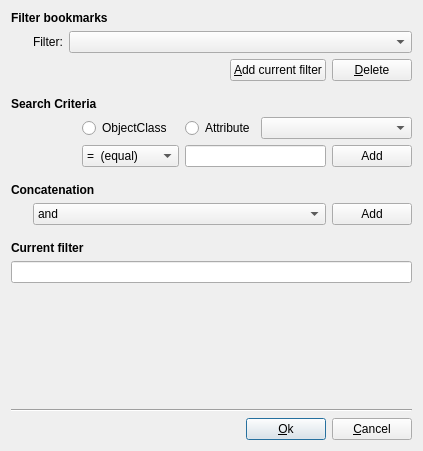
<ui version="4.0" >
 <author>Wido Depping</author>
 <comment>###########################################################################
#    Copyright (C) 2003 by Wido Depping                                      
#    &lt;wido.depping@tu-clausthal.de>                                                             
#
# Copyright: See COPYING file that comes with this distribution
#
###########################################################################
</comment>
 <class>FilterWizardDesign</class>
 <widget class="QDialog" name="FilterWizardDesign" >
  <property name="geometry" >
   <rect>
    <x>0</x>
    <y>0</y>
    <width>423</width>
    <height>451</height>
   </rect>
  </property>
  <property name="sizePolicy" >
   <sizepolicy vsizetype="Preferred" hsizetype="Preferred" >
    <horstretch>0</horstretch>
    <verstretch>0</verstretch>
   </sizepolicy>
  </property>
  <property name="windowTitle" >
   <string>Search Filter Wizard</string>
  </property>
  <layout class="QVBoxLayout" >
   <item>
    <layout class="QGridLayout" >
     <item row="2" column="4" >
      <widget class="QPushButton" name="delBookmarkButton" >
       <property name="sizePolicy" >
        <sizepolicy vsizetype="Fixed" hsizetype="Fixed" >
         <horstretch>0</horstretch>
         <verstretch>0</verstretch>
        </sizepolicy>
       </property>
       <property name="text" >
        <string>&amp;Delete</string>
       </property>
       <property name="shortcut" >
        <string>Alt+D</string>
       </property>
      </widget>
     </item>
     <item row="2" column="1" colspan="2" >
      <spacer>
       <property name="orientation" >
        <enum>Qt::Horizontal</enum>
       </property>
       <property name="sizeType" >
        <enum>QSizePolicy::Expanding</enum>
       </property>
       <property name="sizeHint" >
        <size>
         <width>128</width>
         <height>21</height>
        </size>
       </property>
      </spacer>
     </item>
     <item row="1" column="2" colspan="3" >
      <widget class="QComboBox" name="bookmarkBox" />
     </item>
     <item row="1" column="0" >
      <spacer>
       <property name="orientation" >
        <enum>Qt::Horizontal</enum>
       </property>
       <property name="sizeType" >
        <enum>QSizePolicy::Fixed</enum>
       </property>
       <property name="sizeHint" >
        <size>
         <width>16</width>
         <height>16</height>
        </size>
       </property>
      </spacer>
     </item>
     <item row="2" column="3" >
      <widget class="QPushButton" name="addBookmarkButton" >
       <property name="sizePolicy" >
        <sizepolicy vsizetype="Fixed" hsizetype="Fixed" >
         <horstretch>0</horstretch>
         <verstretch>0</verstretch>
        </sizepolicy>
       </property>
       <property name="text" >
        <string>&amp;Add current filter</string>
       </property>
       <property name="shortcut" >
        <string>Alt+A</string>
       </property>
      </widget>
     </item>
     <item row="0" column="0" colspan="5" >
      <widget class="QLabel" name="textLabel2" >
       <property name="text" >
        <string>&lt;b>Filter bookmarks&lt;/b></string>
       </property>
       <property name="alignment" >
        <set>Qt::AlignVCenter</set>
       </property>
       <property name="wordWrap" >
        <bool>false</bool>
       </property>
      </widget>
     </item>
     <item row="1" column="1" >
      <widget class="QLabel" name="textLabel1" >
       <property name="sizePolicy" >
        <sizepolicy vsizetype="Fixed" hsizetype="Fixed" >
         <horstretch>0</horstretch>
         <verstretch>0</verstretch>
        </sizepolicy>
       </property>
       <property name="text" >
        <string>Filter:</string>
       </property>
       <property name="wordWrap" >
        <bool>false</bool>
       </property>
      </widget>
     </item>
    </layout>
   </item>
   <item>
    <spacer>
     <property name="orientation" >
      <enum>Qt::Vertical</enum>
     </property>
     <property name="sizeType" >
      <enum>QSizePolicy::Fixed</enum>
     </property>
     <property name="sizeHint" >
      <size>
       <width>31</width>
       <height>10</height>
      </size>
     </property>
    </spacer>
   </item>
   <item>
    <layout class="QGridLayout" >
     <item row="2" column="2" colspan="2" >
      <widget class="QLineEdit" name="expressionEdit" />
     </item>
     <item row="1" column="2" >
      <widget class="QRadioButton" name="attributeButton" >
       <property name="sizePolicy" >
        <sizepolicy vsizetype="Fixed" hsizetype="Fixed" >
         <horstretch>0</horstretch>
         <verstretch>0</verstretch>
        </sizepolicy>
       </property>
       <property name="text" >
        <string>Attribute</string>
       </property>
      </widget>
     </item>
     <item row="2" column="1" >
      <widget class="QComboBox" name="filterTypeBox" >
       <property name="sizePolicy" >
        <sizepolicy vsizetype="Fixed" hsizetype="Fixed" >
         <horstretch>0</horstretch>
         <verstretch>0</verstretch>
        </sizepolicy>
       </property>
       <item>
        <property name="text" >
         <string>=  (equal)</string>
        </property>
       </item>
       <item>
        <property name="text" >
         <string>-=  (approx)</string>
        </property>
       </item>
       <item>
        <property name="text" >
         <string>>=  (greater)</string>
        </property>
       </item>
       <item>
        <property name="text" >
         <string>&lt;=  (less)</string>
        </property>
       </item>
      </widget>
     </item>
     <item row="0" column="0" colspan="5" >
      <widget class="QLabel" name="textLabel1_2" >
       <property name="text" >
        <string>&lt;b>Search Criteria&lt;/b></string>
       </property>
       <property name="alignment" >
        <set>Qt::AlignVCenter</set>
       </property>
       <property name="wordWrap" >
        <bool>false</bool>
       </property>
      </widget>
     </item>
     <item row="2" column="4" >
      <widget class="QPushButton" name="addObjectButton" >
       <property name="sizePolicy" >
        <sizepolicy vsizetype="Fixed" hsizetype="Fixed" >
         <horstretch>0</horstretch>
         <verstretch>0</verstretch>
        </sizepolicy>
       </property>
       <property name="text" >
        <string>Add</string>
       </property>
      </widget>
     </item>
     <item row="1" column="1" >
      <widget class="QRadioButton" name="classButton" >
       <property name="sizePolicy" >
        <sizepolicy vsizetype="Fixed" hsizetype="Fixed" >
         <horstretch>0</horstretch>
         <verstretch>0</verstretch>
        </sizepolicy>
       </property>
       <property name="text" >
        <string>ObjectClass</string>
       </property>
       <property name="checked" >
        <bool>false</bool>
       </property>
      </widget>
     </item>
     <item row="1" column="3" colspan="2" >
      <widget class="QComboBox" name="objectBox" />
     </item>
     <item row="1" column="0" >
      <spacer>
       <property name="orientation" >
        <enum>Qt::Horizontal</enum>
       </property>
       <property name="sizeType" >
        <enum>QSizePolicy::Fixed</enum>
       </property>
       <property name="sizeHint" >
        <size>
         <width>16</width>
         <height>21</height>
        </size>
       </property>
      </spacer>
     </item>
    </layout>
   </item>
   <item>
    <spacer>
     <property name="orientation" >
      <enum>Qt::Vertical</enum>
     </property>
     <property name="sizeType" >
      <enum>QSizePolicy::Fixed</enum>
     </property>
     <property name="sizeHint" >
      <size>
       <width>21</width>
       <height>10</height>
      </size>
     </property>
    </spacer>
   </item>
   <item>
    <layout class="QGridLayout" >
     <item row="1" column="0" >
      <spacer>
       <property name="orientation" >
        <enum>Qt::Horizontal</enum>
       </property>
       <property name="sizeType" >
        <enum>QSizePolicy::Fixed</enum>
       </property>
       <property name="sizeHint" >
        <size>
         <width>16</width>
         <height>16</height>
        </size>
       </property>
      </spacer>
     </item>
     <item row="1" column="1" >
      <widget class="QComboBox" name="concatBox" >
       <item>
        <property name="text" >
         <string>and</string>
        </property>
       </item>
       <item>
        <property name="text" >
         <string>or</string>
        </property>
       </item>
       <item>
        <property name="text" >
         <string>not</string>
        </property>
       </item>
      </widget>
     </item>
     <item row="1" column="2" >
      <widget class="QPushButton" name="concatButton" >
       <property name="sizePolicy" >
        <sizepolicy vsizetype="Fixed" hsizetype="Fixed" >
         <horstretch>0</horstretch>
         <verstretch>0</verstretch>
        </sizepolicy>
       </property>
       <property name="text" >
        <string>Add</string>
       </property>
      </widget>
     </item>
     <item row="0" column="0" colspan="2" >
      <widget class="QLabel" name="textLabel4" >
       <property name="sizePolicy" >
        <sizepolicy vsizetype="Preferred" hsizetype="Fixed" >
         <horstretch>0</horstretch>
         <verstretch>0</verstretch>
        </sizepolicy>
       </property>
       <property name="text" >
        <string>&lt;b>Concatenation&lt;/b></string>
       </property>
       <property name="alignment" >
        <set>Qt::AlignVCenter</set>
       </property>
       <property name="wordWrap" >
        <bool>false</bool>
       </property>
      </widget>
     </item>
    </layout>
   </item>
   <item>
    <spacer>
     <property name="orientation" >
      <enum>Qt::Vertical</enum>
     </property>
     <property name="sizeType" >
      <enum>QSizePolicy::Fixed</enum>
     </property>
     <property name="sizeHint" >
      <size>
       <width>31</width>
       <height>10</height>
      </size>
     </property>
    </spacer>
   </item>
   <item>
    <widget class="QLabel" name="textLabel3_2" >
     <property name="text" >
      <string>&lt;b>Current filter&lt;/b></string>
     </property>
     <property name="alignment" >
      <set>Qt::AlignVCenter</set>
     </property>
     <property name="wordWrap" >
      <bool>false</bool>
     </property>
    </widget>
   </item>
   <item>
    <widget class="QLineEdit" name="searchFilterEdit" />
   </item>
   <item>
    <spacer>
     <property name="orientation" >
      <enum>Qt::Vertical</enum>
     </property>
     <property name="sizeType" >
      <enum>QSizePolicy::Expanding</enum>
     </property>
     <property name="sizeHint" >
      <size>
       <width>31</width>
       <height>16</height>
      </size>
     </property>
    </spacer>
   </item>
   <item>
    <widget class="Line" name="line2" >
     <property name="frameShape" >
      <enum>QFrame::HLine</enum>
     </property>
     <property name="frameShadow" >
      <enum>QFrame::Sunken</enum>
     </property>
    </widget>
   </item>
   <item>
    <layout class="QHBoxLayout" >
     <item>
      <spacer>
       <property name="orientation" >
        <enum>Qt::Horizontal</enum>
       </property>
       <property name="sizeType" >
        <enum>QSizePolicy::Expanding</enum>
       </property>
       <property name="sizeHint" >
        <size>
         <width>470</width>
         <height>21</height>
        </size>
       </property>
      </spacer>
     </item>
     <item>
      <widget class="QPushButton" name="pushButton11" >
       <property name="text" >
        <string>&amp;Ok</string>
       </property>
       <property name="shortcut" >
        <string>Alt+O</string>
       </property>
       <property name="default" >
        <bool>true</bool>
       </property>
      </widget>
     </item>
     <item>
      <widget class="QPushButton" name="pushButton6" >
       <property name="text" >
        <string>&amp;Cancel</string>
       </property>
       <property name="shortcut" >
        <string>Alt+C</string>
       </property>
      </widget>
     </item>
    </layout>
   </item>
  </layout>
 </widget>
 <layoutdefault spacing="6" margin="11" />
 <pixmapfunction>qPixmapFromMimeSource</pixmapfunction>
 <tabstops>
  <tabstop>bookmarkBox</tabstop>
  <tabstop>addBookmarkButton</tabstop>
  <tabstop>delBookmarkButton</tabstop>
  <tabstop>classButton</tabstop>
  <tabstop>attributeButton</tabstop>
  <tabstop>objectBox</tabstop>
  <tabstop>filterTypeBox</tabstop>
  <tabstop>expressionEdit</tabstop>
  <tabstop>addObjectButton</tabstop>
  <tabstop>concatBox</tabstop>
  <tabstop>concatButton</tabstop>
  <tabstop>searchFilterEdit</tabstop>
  <tabstop>pushButton11</tabstop>
  <tabstop>pushButton6</tabstop>
 </tabstops>
 <resources/>
 <connections>
  <connection>
   <sender>pushButton11</sender>
   <signal>clicked()</signal>
   <receiver>FilterWizardDesign</receiver>
   <slot>accept()</slot>
   <hints>
    <hint type="sourcelabel" >
     <x>20</x>
     <y>20</y>
    </hint>
    <hint type="destinationlabel" >
     <x>20</x>
     <y>20</y>
    </hint>
   </hints>
  </connection>
  <connection>
   <sender>addObjectButton</sender>
   <signal>clicked()</signal>
   <receiver>FilterWizardDesign</receiver>
   <slot>addCriteria()</slot>
   <hints>
    <hint type="sourcelabel" >
     <x>20</x>
     <y>20</y>
    </hint>
    <hint type="destinationlabel" >
     <x>20</x>
     <y>20</y>
    </hint>
   </hints>
  </connection>
  <connection>
   <sender>concatButton</sender>
   <signal>clicked()</signal>
   <receiver>FilterWizardDesign</receiver>
   <slot>addConcat()</slot>
   <hints>
    <hint type="sourcelabel" >
     <x>20</x>
     <y>20</y>
    </hint>
    <hint type="destinationlabel" >
     <x>20</x>
     <y>20</y>
    </hint>
   </hints>
  </connection>
  <connection>
   <sender>attributeButton</sender>
   <signal>clicked()</signal>
   <receiver>FilterWizardDesign</receiver>
   <slot>attributeChoiceChanged()</slot>
   <hints>
    <hint type="sourcelabel" >
     <x>20</x>
     <y>20</y>
    </hint>
    <hint type="destinationlabel" >
     <x>20</x>
     <y>20</y>
    </hint>
   </hints>
  </connection>
  <connection>
   <sender>classButton</sender>
   <signal>clicked()</signal>
   <receiver>FilterWizardDesign</receiver>
   <slot>classChoiceChanged()</slot>
   <hints>
    <hint type="sourcelabel" >
     <x>20</x>
     <y>20</y>
    </hint>
    <hint type="destinationlabel" >
     <x>20</x>
     <y>20</y>
    </hint>
   </hints>
  </connection>
  <connection>
   <sender>bookmarkBox</sender>
   <signal>activated(QString)</signal>
   <receiver>FilterWizardDesign</receiver>
   <slot>bookmarkSelected()</slot>
   <hints>
    <hint type="sourcelabel" >
     <x>20</x>
     <y>20</y>
    </hint>
    <hint type="destinationlabel" >
     <x>20</x>
     <y>20</y>
    </hint>
   </hints>
  </connection>
  <connection>
   <sender>delBookmarkButton</sender>
   <signal>clicked()</signal>
   <receiver>FilterWizardDesign</receiver>
   <slot>deleteBookmark()</slot>
   <hints>
    <hint type="sourcelabel" >
     <x>20</x>
     <y>20</y>
    </hint>
    <hint type="destinationlabel" >
     <x>20</x>
     <y>20</y>
    </hint>
   </hints>
  </connection>
  <connection>
   <sender>addBookmarkButton</sender>
   <signal>clicked()</signal>
   <receiver>FilterWizardDesign</receiver>
   <slot>addBookmark()</slot>
   <hints>
    <hint type="sourcelabel" >
     <x>20</x>
     <y>20</y>
    </hint>
    <hint type="destinationlabel" >
     <x>20</x>
     <y>20</y>
    </hint>
   </hints>
  </connection>
  <connection>
   <sender>pushButton6</sender>
   <signal>clicked()</signal>
   <receiver>FilterWizardDesign</receiver>
   <slot>reject()</slot>
   <hints>
    <hint type="sourcelabel" >
     <x>20</x>
     <y>20</y>
    </hint>
    <hint type="destinationlabel" >
     <x>20</x>
     <y>20</y>
    </hint>
   </hints>
  </connection>
 </connections>
</ui>
